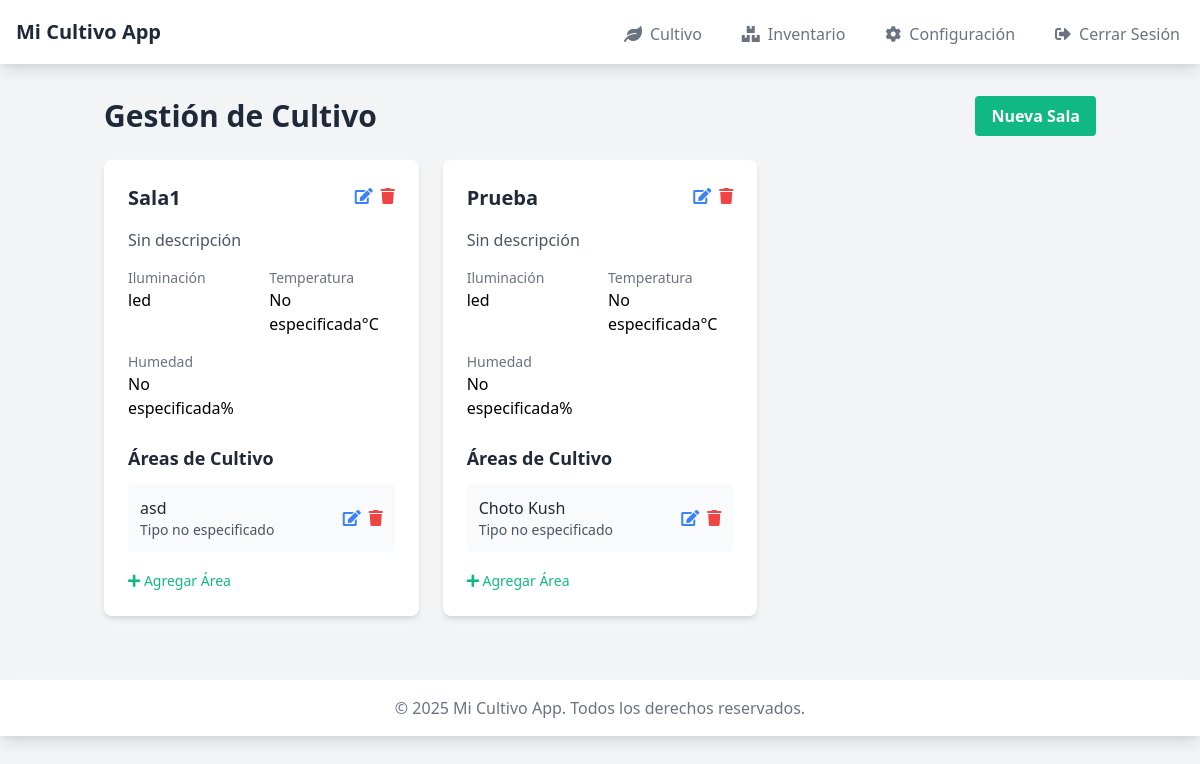
Before: /cultivo/cultivo/ (signed in) with the older database file.
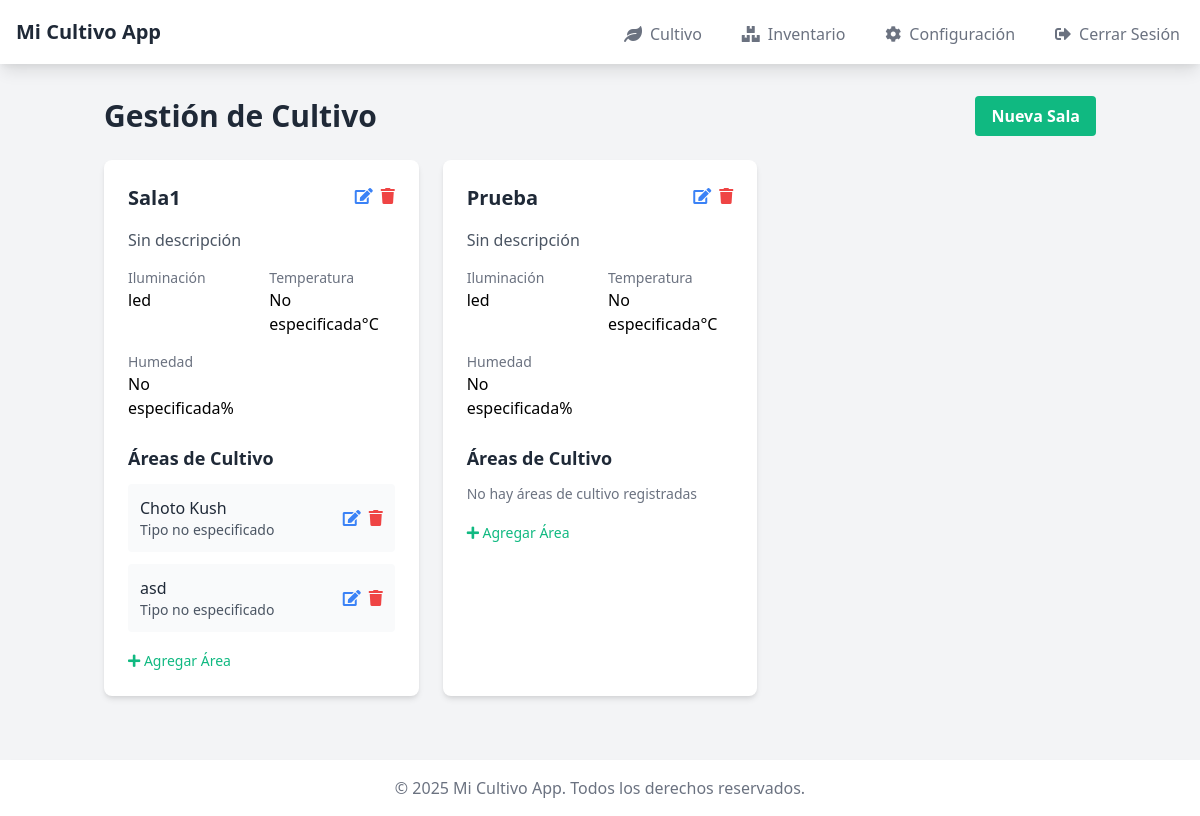
After: the same page with the newer database file.
### gestion_cultivo/models.py (models this page shows, shortened)
class Sala(models.Model):
    nombre = models.CharField(max_length=100)
    descripcion = models.TextField(blank=True, default='')
    usuario = models.ForeignKey(settings.AUTH_USER_MODEL, on_delete=models.CASCADE, null=True, blank=True)
    fecha_creacion = models.DateTimeField(default=timezone.now)
    humedad_objetivo = models.DecimalField(blank=True, decimal_places=1, max_digits=4, null=True, validators=[MinValueValidator(0), MaxValueValidator(100)])
    temperatura_objetivo = models.DecimalField(blank=True, decimal_places=1, max_digits=4, null=True, validators=[MinValueValidator(0), MaxValueValidator(50)])
    tipo_iluminacion = models.CharField(choices=[('LED', 'LED'), ('HPS', 'HPS'), ('CMH', 'CMH'), ('LEC', 'LEC'), ('FLUORESCENTE', 'Fluorescente'), ('NATURAL', 'Natural')], max_length=20)
    horas_luz = models.IntegerField(validators=[MinValueValidator(0), MaxValueValidator(24)])
    class Meta:
        verbose_name = 'Sala'
        verbose_name_plural = 'Salas'

class AreaCultivo(models.Model):
    nombre = models.CharField(max_length=100)
    descripcion = models.TextField(blank=True, default='')
    sala = models.ForeignKey(Sala, on_delete=models.CASCADE, null=True, blank=True)
    fecha_creacion = models.DateTimeField(default=timezone.now)
    tipo_cultivo = models.CharField(choices=[('suelo', 'Suelo'), ('hidroponico', 'Hidropónico'), ('living_soil', 'Living Soil')], default='suelo', max_length=20)
    estado = models.CharField(max_length=50, blank=True, default='')
    tiene_riego_automatico = models.BooleanField(default=False)
    sustrato = models.CharField(blank=True, choices=[('tierra_100', '100% Tierra'), ('coco_100', '100% Coco'), ('tierra_coco_50_50', '50% Tierra - 50% Coco'), ('tierra_hummus_50_50', '50% Tierra - 50% Hummus'), ('tierra_perlita_70_30', '70% Tierra - 30% Perlita'), ('coco_perlita_70_30', '70% Coco - 30% Perlita'), ('personalizado', 'Personalizado')], max_length=20, null=True)
    composicion_sustrato = models.TextField(blank=True, help_text='Describe la composición personalizada del sustrato', null=True)
    class Meta:
        verbose_name = 'Área de Cultivo'
        verbose_name_plural = 'Áreas de Cultivo'

### gestion_cultivo/views.py (the view)
# urls.py: path('cultivo/', views.pagina_inicio_cultivo, name='pagina_inicio_cultivo'),
@login_required
def pagina_inicio_cultivo(request):
    salas = Sala.objects.filter(usuario=request.user)
    return render(request, 'gestion_cultivo/inicio_cultivo.html', {'salas': salas})

### templates/gestion_cultivo/inicio_cultivo.html (shortened to what this page needs)
{% extends 'base.html' %}
{% block content %}
<div class="container mx-auto px-4 py-8">
    <div class="flex justify-between items-center mb-6">
        <h1 class="text-3xl font-bold text-gray-800">Gestión de Cultivo</h1>
        <a href="{% url 'gestion_cultivo:crear_sala' %}" class="bg-green-500 hover:bg-green-600 text-white font-bold py-2 px-4 rounded">
            Nueva Sala
        </a>
    </div>
    {% if salas %}
        <div class="grid grid-cols-1 md:grid-cols-2 lg:grid-cols-3 gap-6">
            {% for sala in salas %}
                <div class="bg-white rounded-lg shadow-md p-6">
                    <div class="flex justify-between items-start mb-4">
                        <h2 class="text-xl font-semibold text-gray-800">{{ sala.nombre }}</h2>
                        <div class="flex space-x-2">
                            <a href="{% url 'gestion_cultivo:editar_sala' sala.pk %}" class="text-blue-500 hover:text-blue-600">
                                <i class="fas fa-edit"></i>
                            </a>
                            <a href="{% url 'gestion_cultivo:eliminar_sala' sala.pk %}" class="text-red-500 hover:text-red-600">
                                <i class="fas fa-trash"></i>
                            </a>
                        </div>
                    </div>
                    <div class="mb-4">
                        <p class="text-gray-600">{{ sala.descripcion|default:"Sin descripción" }}</p>
                    </div>
                    <div class="grid grid-cols-2 gap-4 mb-4">
                        <div>
                            <p class="text-sm text-gray-500">Iluminación</p>
                            <p class="font-medium">{{ sala.tipo_iluminacion|default:"No especificada" }}</p>
                        </div>
                        <div>
                            <p class="text-sm text-gray-500">Temperatura</p>
                            <p class="font-medium">{{ sala.temperatura_objetivo|default:"No especificada" }}°C</p>
                        </div>
                        <div>
                            <p class="text-sm text-gray-500">Humedad</p>
                            <p class="font-medium">{{ sala.humedad_objetivo|default:"No especificada" }}%</p>
                        </div>
                    </div>
                    <div class="mt-6">
                        <h3 class="text-lg font-semibold text-gray-800 mb-3">Áreas de Cultivo</h3>
                        {% if sala.areacultivo_set.all %}
                            <div class="space-y-3">
                                {% for area in sala.areacultivo_set.all %}
                                    <div class="bg-gray-50 rounded p-3">
                                        <div class="flex justify-between items-center">
                                            <div>
                                                <h4 class="font-medium text-gray-800">{{ area.nombre }}</h4>
                                                <p class="text-sm text-gray-600">{{ area.tipo|default:"Tipo no especificado" }}</p>
                                            </div>
                                            <div class="flex space-x-2">
                                                <a href="{% url 'gestion_cultivo:editar_area' area.pk %}" class="text-blue-500 hover:text-blue-600">
                                                    <i class="fas fa-edit"></i>
                                                </a>
                                                <a href="{% url 'gestion_cultivo:eliminar_area' area.pk %}" class="text-red-500 hover:text-red-600">
                                                    <i class="fas fa-trash"></i>
                                                </a>
                                            </div>
                                        </div>
                                    </div>
                                {% endfor %}
                            </div>
                        {% else %}
                            <p class="text-gray-500 text-sm">No hay áreas de cultivo registradas</p>
                        {% endif %}
                        <div class="mt-4">
                            <a href="{% url 'gestion_cultivo:crear_area' sala.pk %}" class="text-green-500 hover:text-green-600 text-sm font-medium">
                                <i class="fas fa-plus"></i> Agregar Área
                            </a>
                        </div>
                    </div>
                </div>
            {% endfor %}
        </div>
    {% endif %}
</div>
{% endblock %}

### templates/base.html (shortened to what this page needs)
<!DOCTYPE html>
<html lang="es">
<head>
    <link href="https://cdn.jsdelivr.net/npm/tailwindcss@2.2.19/dist/tailwind.min.css" rel="stylesheet">
    <link href="https://cdnjs.cloudflare.com/ajax/libs/font-awesome/5.15.4/css/all.min.css" rel="stylesheet">
</head>
<body class="bg-gray-100">
    <nav class="bg-white shadow-lg">
        <div class="max-w-7xl mx-auto px-4">
            <div class="flex justify-between h-16">
                <div class="flex">
                    <div class="flex-shrink-0 flex items-center">
                        <a href="{% url 'gestion_cultivo:dashboard' %}" class="text-xl font-bold text-gray-800">
                            Mi Cultivo App
                        </a>
                    </div>
                </div>
                {% if user.is_authenticated %}
                <div class="flex items-center">
                    <div class="hidden md:ml-6 md:flex md:space-x-8">
                        <a href="{% url 'gestion_cultivo:pagina_inicio_cultivo' %}" class="inline-flex items-center px-1 pt-1 text-gray-500 hover:text-gray-700">
                            <i class="fas fa-leaf mr-2"></i>
                            Cultivo
                        </a>
                        <a href="{% url 'gestion_cultivo:inventario' %}" class="inline-flex items-center px-1 pt-1 text-gray-500 hover:text-gray-700">
                            <i class="fas fa-boxes mr-2"></i>
                            Inventario
                        </a>
                        <a href="{% url 'gestion_cultivo:configuracion' %}" class="inline-flex items-center px-1 pt-1 text-gray-500 hover:text-gray-700">
                            <i class="fas fa-cog mr-2"></i>
                            Configuración
                        </a>
                        <a href="{% url 'gestion_cultivo:logout' %}" class="inline-flex items-center px-1 pt-1 text-gray-500 hover:text-gray-700">
                            <i class="fas fa-sign-out-alt mr-2"></i>
                            Cerrar Sesión
                        </a>
                    </div>
                </div>
                {% endif %}
            </div>
        </div>
    </nav>
    <main>
        {% block content %}
        {% endblock %}
    </main>
    <footer class="bg-white shadow-lg mt-8">
        <div class="max-w-7xl mx-auto py-4 px-4">
            <p class="text-center text-gray-500">
                &copy; {% now "Y" %} Mi Cultivo App. Todos los derechos reservados.
            </p>
        </div>
    </footer>
</body>
</html>

Changed rows visible on the page:
changed Sala "Sala1": gains AreaCultivo (nombre "Choto Kush", tipo "Tipo no especificado")
changed AreaCultivo "Choto Kush": sala_id 9 → 8 (drawn)
changed Sala "Prueba": loses AreaCultivo (nombre "Choto Kush", tipo "Tipo no especificado"); now shows "No hay áreas de cultivo registradas"
